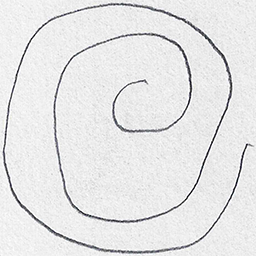
#> input picture spiral-classifier/datasets/Spiral_DataSet1_relabelled/healthy/V01HE01.png, 256 x 256 px, found by its file name
$ jupyter execute canny_edge_detection.ipynb
#> lines starting #> are read from the running program, lines starting #| are printed output that depends on the picture
---------------------------------------------
# <center>**Canny Edge Detection**<center>
---------------------------------------------

## Step 1: Grayscale Conversion

Import the image and convert to grayscale

[cell 1]
import PIL
from PIL import Image

import numpy as np
import cv2

from scipy.ndimage.filters import convolve
from scipy import ndimage

import matplotlib.pyplot as plt

[cell 2]
# import the image
imgPath = 'C:/Users/Rebecca/Documents/Virginia_Tech/SP22/Research/git-repos/hand-tremor-detection/hand-drawn-spiral-classifier-100patients/Spiral_DataSet1_relabelled/healthy/V01HE01.png'
img = PIL.Image.open(imgPath) # image shape is 256x256x3
#> img is the input picture: PIL image 256x256 RGB; mean R, G, B 229.7, 229.7, 230.1

# convert image to grayscale and resize to 128x128x1
img = img.convert("L") # convery to grayscale
#> img: PIL image 256x256 L
img = np.array(img) / 255  # covert to pixel intensities matrix
#> img: shape (256, 256) float64
img = cv2.resize(img, (128,128))  # resize to 128x128
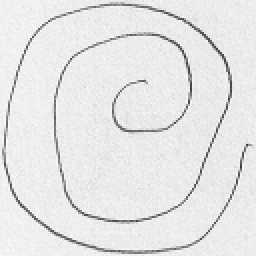
#> img: shape (128, 128) float64 (shown 2 times larger); min 0.205, max 0.988, mean 0.901
# img = np.expand_dims(img, axis=2) # keep as grayscale by adding axis so shape is 128x128x1

## Step 2: Noise Reduction: Apply Gaussian Blur

Noise reduction helps to smooth over the image. It uses image convolution with a Gaussian Kernal of some arbitrary size (2k+1)x(2k+1).

As the kernal size increase, the more blur there is to the resulting image. Equation for a Guassian Filter Kernal is as follows:

$$
H_{ij} = \frac{1}{2 \pi \sigma^2} \exp(- \frac{(i - (k+1))^2 + (j-(k+1))^2}{2 \sigma^2}) ; 1 \leq i,j \leq (2k+1)
$$

[cell 3]
# define a function to compute noise reduction
# function takes two inputs: k and value for sigma
# k is the value in the user-chosen (2k+1)x(2k+1) dimension
def gaussKernel(k, sigma=1):
    size = int(k)
    x,y = np.mgrid[-size:size+1, -size:size+1]
    normal = 1 / (2 * np.pi * sigma**2)
    H = normal * np.exp(-((x**2 + y**2) / (2 * sigma**2)))
    return H # return the gaussian kernal

## Step 3: Gradient Calculation
In this step, we detect the edge intensity and direction by calculating the gradient of the image. An edge is defined as any change between pixel intesities. We apply filters that highlight the intensity change in both the x (horizontal) and y (vertical) directions.

Using the smoothed image (obtained from the the gaussian kernel convolution), the derivatives $\bf{Ix}$ and $\bf{Iy}$ can be calculated with respect to $\bf{x}$ and $\bf{y}$

Convole $\bf{I}$ with *Sorbel Kernals* $\bf{Kx}$ and $\bf{Ky}$:

$$
\bf{Ix} = \bf{Kx} * \bf{I} =
\begin{bmatrix}
-1 & 0 & 1 \\
-2 & 0 & 2 \\
-1 & 0 & 1
\end{bmatrix}
* \bf{I}

\; \; , \; \;

\bf{Iy} = \bf{Ky} * \bf{I} =
\begin{bmatrix}
1 & 2 & 1 \\
0 & 0 & 0 \\
-1 & -2 & -1
\end{bmatrix}
* \bf{I}
$$

Then calculate the gradient magnitude ($\bf{G}$) and slope ($\bf{\theta}$):

$$|\bf{G}| = \sqrt{\bf{Ix}^2 + \bf{Iy}^2}$$
$$\theta = \arctan{\bf{Iy} / \bf{Ix}}$$

[cell 4]
# define a function to calculate the gradient
# takes the smoothed image array as input

def gradCalc(img):
    # define sorbel kernels Kx and Ky
    Kx = np.array([[-1, 0, 1],[-2, 0, 2],[-1, 0, 1]], np.float32)
    Ky = np.array([[1, 2, 1],[0, 0, 0],[-1, -2, -1]], np.float32)

    # compute Ix and Iy by convolving the original image with Kx and Ky
    Ix = ndimage.filters.convolve(img, Kx)
    Iy = ndimage.filters.convolve(img, Ky)

    # compute the magnitude G, and slope theta
    G = np.hypot(Ix, Iy)
    G = G / G.max() * 255
    theta = np.arctan2(Iy, Ix)

    return G, theta

## Step 4: Non-Maximum Suppression

Use non-maximum suppression (NMS) to thin out the edges. This algorithm goes through all points in the intensity matrix and finds the pixels with the maximum value in the edge direction.

NMS process:
 - Create a zeros matrix of the same size as the original gradient intensity matrix
 - Identify the edge direction based on the angle value from the angle matrix
 - Check if the pixel in the same direction has a higher intensity than the pixel currently being processed
 - Return the image processed with the NMS algorithm

[cell 5]
# define a function to perform NMS
# takes inputs: gradient intensity matrix, and theta matrix (outputs of gradCalc)

def NMS(gradIntensityMat, thetaMat):
    M, N = gradIntensityMat.shape
    Z = np.zeros((M,N), dtype=np.int32) # define zeros matrix
    angle = thetaMat * 180. / np.pi     # convert to degrees
    angle[angle < 0] += 180             # make all angles positive

    for i in range(1, M-1):
        for j in range(1, N-1):
            try:
                q = 255
                r = 255

                # angle 0
                if (0 <= angle[i,j] < 22.5) | (157.5 <= angle[i,j] <= 180):
                    q = gradIntensityMat[i, j+1]
                    r = gradIntensityMat[i, j-1]

                # angle 45
                elif (22.5 <= angle[i,j] < 67.5):
                    q = gradIntensityMat[i+1, j-1]
                    r = gradIntensityMat[i-1, j+1]

                # angle 90
                elif (67.5 <= angle[i,j] < 112.5):
                    q = gradIntensityMat[i+1, j]
                    r = gradIntensityMat[i-1, j]

                # angle 135
                elif (112.5 <= angle[i,j] < 157.5):
                    q = gradIntensityMat[i-1, j-1]
                    r = gradIntensityMat[i+1, j+1]

                if (gradIntensityMat[i,j] >= q) & (gradIntensityMat[i,j] >= r):
                    Z[i,j] = gradIntensityMat[i,j]
                else:
                    Z[i,j] = 0

            except IndexError as e:
                pass

    return Z

## Step 5: Perform Double Thresholding

Identify strong, weak, and non-relevant pixels.

- High threshold: identify strong pixels (intensity higher than high threshold)
- Low threshold: identify non-relevant pixels (intensity lower and low threshold)

Anything inbetween is considered a weak pixel.

[cell 6]
# define a function to perform double thresholding
# takes as input the image returned from the NMS algorithm

def doubleThresholding(NMSimg, lowThresholdRatio, highThresholdRatio, weakVal, strongVal):
    highThresh = NMSimg.max() * highThresholdRatio
    lowThresh  = highThresh * lowThresholdRatio

    M,N = NMSimg.shape
    res = np.zeros((M,N), dtype=np.int32)

    weak = np.int32(weakVal)
    strong = np.int32(strongVal)

    strong_i, strong_j = np.where(NMSimg >= highThresh)
    zeros_i, zeros_j = np.where(NMSimg < lowThresh)
    weak_i, weak_j = np.where((NMSimg <= highThresh) & (NMSimg >= lowThresh))

    res[strong_i, strong_j] = strong
    res[weak_i, weak_j] = weak

    return res

## Step 6: Edge Tracking by Hysteresis

Transform weak pixels into strong ones *iff* at least one of the pixels around the one being processed is a strong one

[cell 7]
# define a function to perform edge tracking

def edgeTracking(threshImg, weakVal, strongVal):
    M,N = threshImg.shape
    weak = np.int32(weakVal)
    strong = np.int32(strongVal)

    for i in range(1,M-1):
        for j in range(1,N-1):
            if threshImg[i,j] == weak:
                try:
                    if ((threshImg[i+1, j-1] == strong) | (threshImg[i+1,j] == strong) | (threshImg[i+1, j+1] == strong) or \
                        (threshImg[i, j-1]   == strong) | (threshImg[i, j+1]   == strong) or \
                        (threshImg[i-1, j-1] == strong) | (threshImg[i-1,j] == strong) | (threshImg[i-1, j+1] == strong)):
                        threshImg[i,j] = strong
                    else:
                        threshImg[i,j]=0
                except IndexError as e:
                    pass

    return threshImg

## <center>Combine all steps to perform Edge Detection<center>

[cell 8]
# smooth out the image by convoling the original image with a guassian kernel
smoothedImg = convolve(img, gaussKernel(1, sigma=1)) # using a size 5x5 kernal with k=2
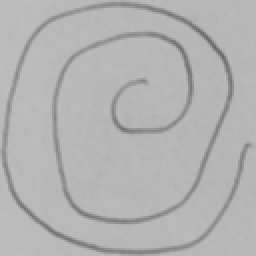
#> smoothedImg: shape (128, 128) float64 (shown 2 times larger); min 0.425, max 0.745, mean 0.702

# perform the gradient calculation
gradMag, gradTheta = gradCalc(smoothedImg)
#> in gradCalc, `Ix = ndimage.filters.convolve(img, Kx)`:
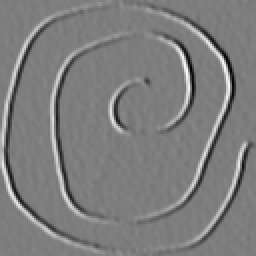
#> Ix: shape (128, 128) float64 (shown 2 times larger); min -0.977, max 1, mean 0.000655; drawn with min black and max white
#> in gradCalc, `Iy = ndimage.filters.convolve(img, Ky)`:
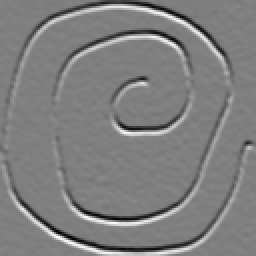
#> Iy: shape (128, 128) float64 (shown 2 times larger); min -0.927, max 0.926, mean -0.000397; drawn with min black and max white
#> in gradCalc, `G = np.hypot(Ix, Iy)`:
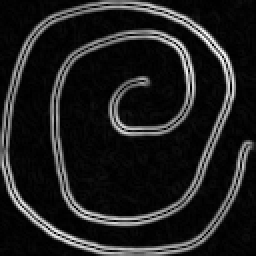
#> G: shape (128, 128) float64 (shown 2 times larger); min 0.000167, max 1.07, mean 0.134; drawn with min black and max white
#> in gradCalc, `theta = np.arctan2(Iy, Ix)`:
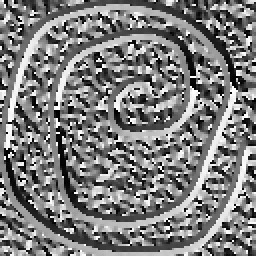
#> theta: shape (128, 128) float64 (shown 2 times larger); min -3.14, max 3.14, mean -0.0532; drawn with min black and max white

# perform non-maximum suppression
NMSimg = NMS(gradMag, gradTheta)
#> in NMS, `angle[angle < 0] += 180`:
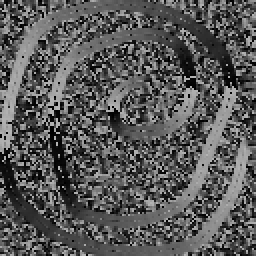
#> angle: shape (128, 128) float64 (shown 2 times larger); min 0.000851, max 180, mean 88.2
#> after the loop in NMS, `for i in range(1, M-1):`:
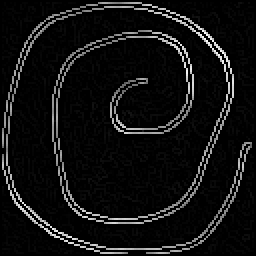
#> Z: shape (128, 128) int32 (shown 2 times larger); min 0, max 255, mean 17.2

# perform double thresholding on the NMS image
thresthImg = doubleThresholding(NMSimg, lowThresholdRatio=0.1, highThresholdRatio=0.2, weakVal=100, strongVal=255)
#> in doubleThresholding, `highThresh = NMSimg.max() * highThresholdRatio`: highThresh = 51
#> in doubleThresholding, `lowThresh  = highThresh * lowThresholdRatio`: lowThresh = 5.1
#> in doubleThresholding, `strong_i, strong_j = np.where(NMSimg >= highThresh)`: strong_i = 1532 values from 1 to 126; strong_j = 1532 values, max 125 at index 891, min 1 at index 793, mean 62.64
#> in doubleThresholding, `zeros_i, zeros_j = np.where(NMSimg < lowThresh)`: zeros_i = 12350 values from 0 to 127; zeros_j = 12350 values, max 127 at index 127, min 0 at index 0, mean 63.14
#> in doubleThresholding, `weak_i, weak_j = np.where((NMSimg <= highThresh) & (NMSimg >= lowThres..`: weak_i = 2502 values from 1 to 126; weak_j = 2502 values, max 126 at index 76, min 1 at index 279, mean 65.8
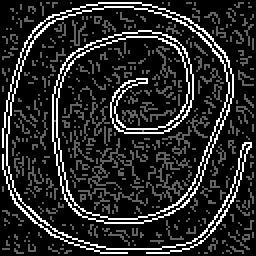
#> thresthImg: shape (128, 128) int32 (shown 2 times larger); min 0, max 255, mean 39.1

# finally, compute the edge detection by hysteresis
finalImg = edgeTracking(thresthImg, weakVal=100, strongVal=255)
#> after the loop in edgeTracking, `for i in range(1,M-1):`:
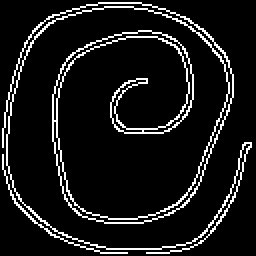
#> threshImg: shape (128, 128) int32 (shown 2 times larger); 9.4% white in thin lines or dots

$ run again, with spiral-classifier/datasets/Spiral_DataSet1_relabelled/healthy/V06HE01.png copied over spiral-classifier/datasets/Spiral_DataSet1_relabelled/healthy/V01HE01.png
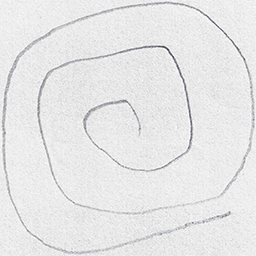
#> input picture spiral-classifier/datasets/Spiral_DataSet1_relabelled/healthy/V06HE01.png, 256 x 256 px, found by its file name
#> img is the input picture: PIL image 256x256 RGB; mean R, G, B 230.7, 230.7, 230.9
#> after the loop in NMS, `for i in range(1, M-1):`:
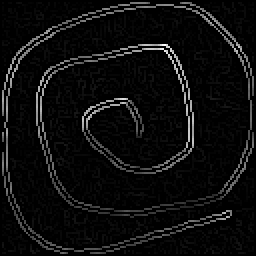
#> Z: shape (128, 128) int32 (shown 2 times larger); min 0, max 255, mean 13.1
#> highThresh = 51
#> lowThresh = 5.1
#> strong_i = 1507 values from 1 to 126; strong_j = 1507 values, max 126 at index 477, min 1 at index 528, mean 60.1
#> zeros_i = 11484 values from 0 to 127; zeros_j = 11484 values, max 127 at index 127, min 0 at index 0, mean 63.57
#> weak_i = 3397 values from 1 to 126; weak_j = 3397 values, max 126 at index 31, min 1 at index 0, mean 64.78
#> after the loop in edgeTracking, `for i in range(1,M-1):`:
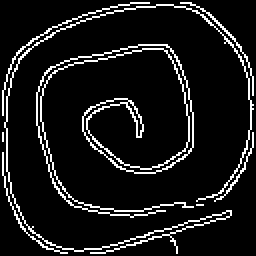
#> threshImg: shape (128, 128) int32 (shown 2 times larger); 9.5% white in thin lines or dots
